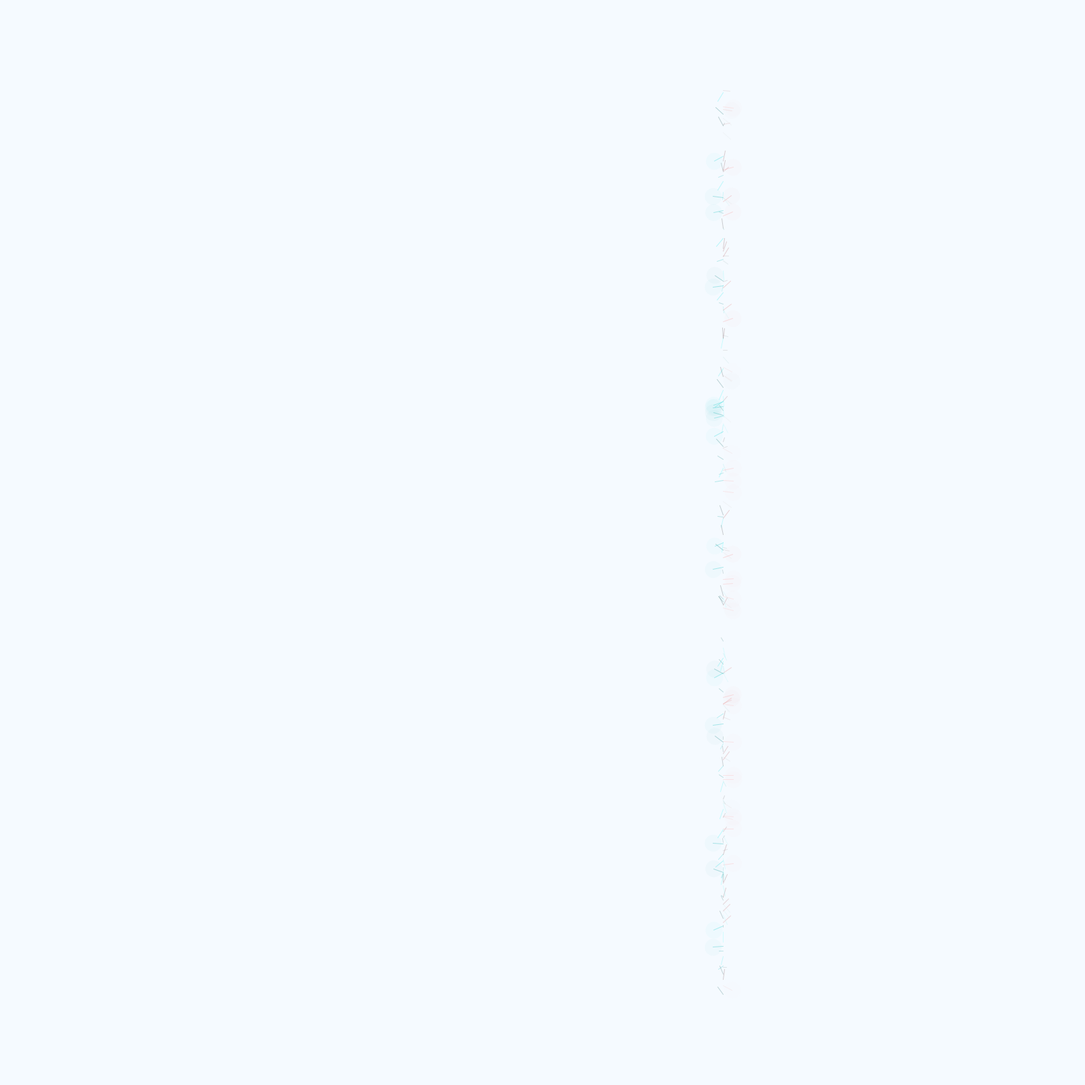
Frame 1 (no input)
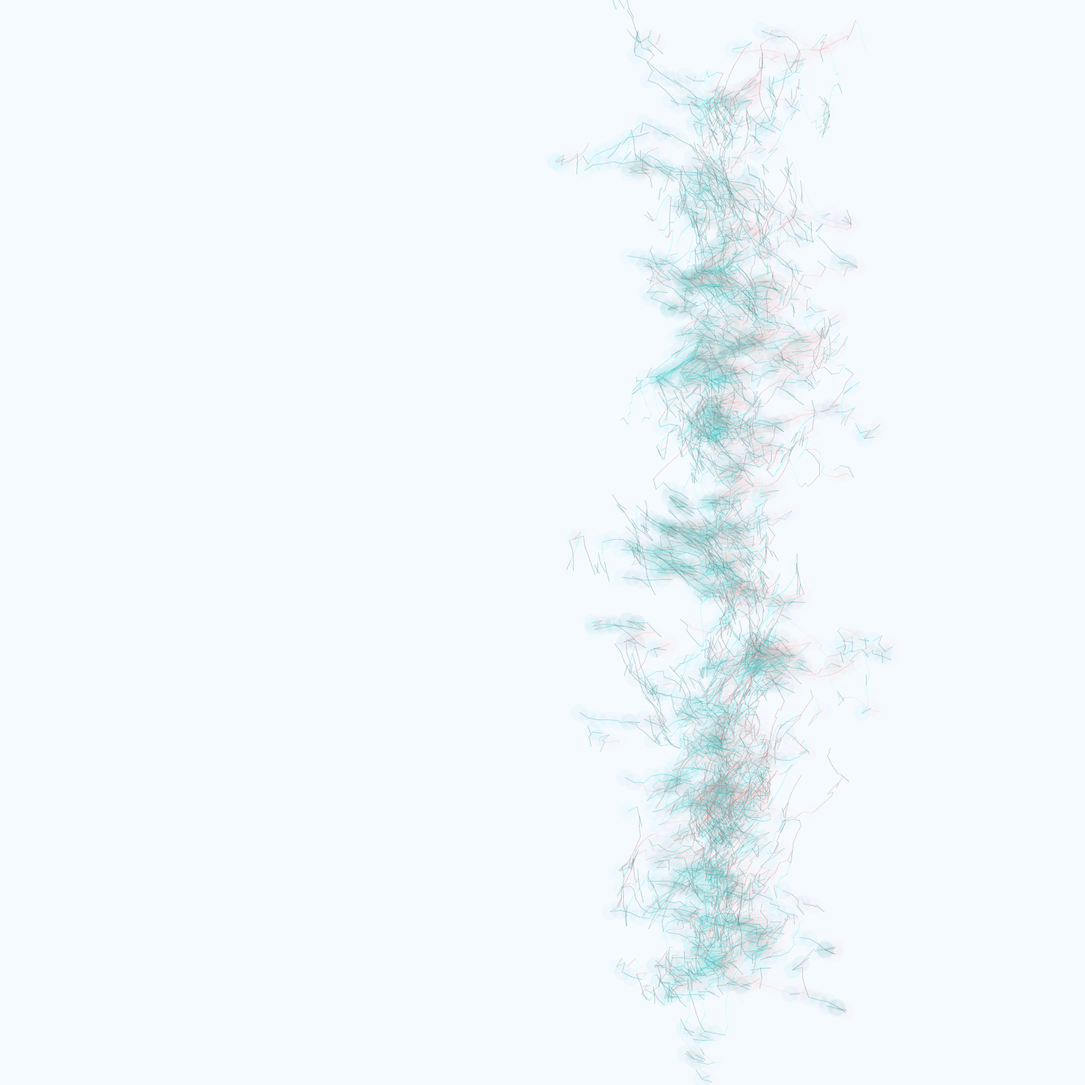
Frame 60 (the mouse pressed at the canvas centre just before this capture)
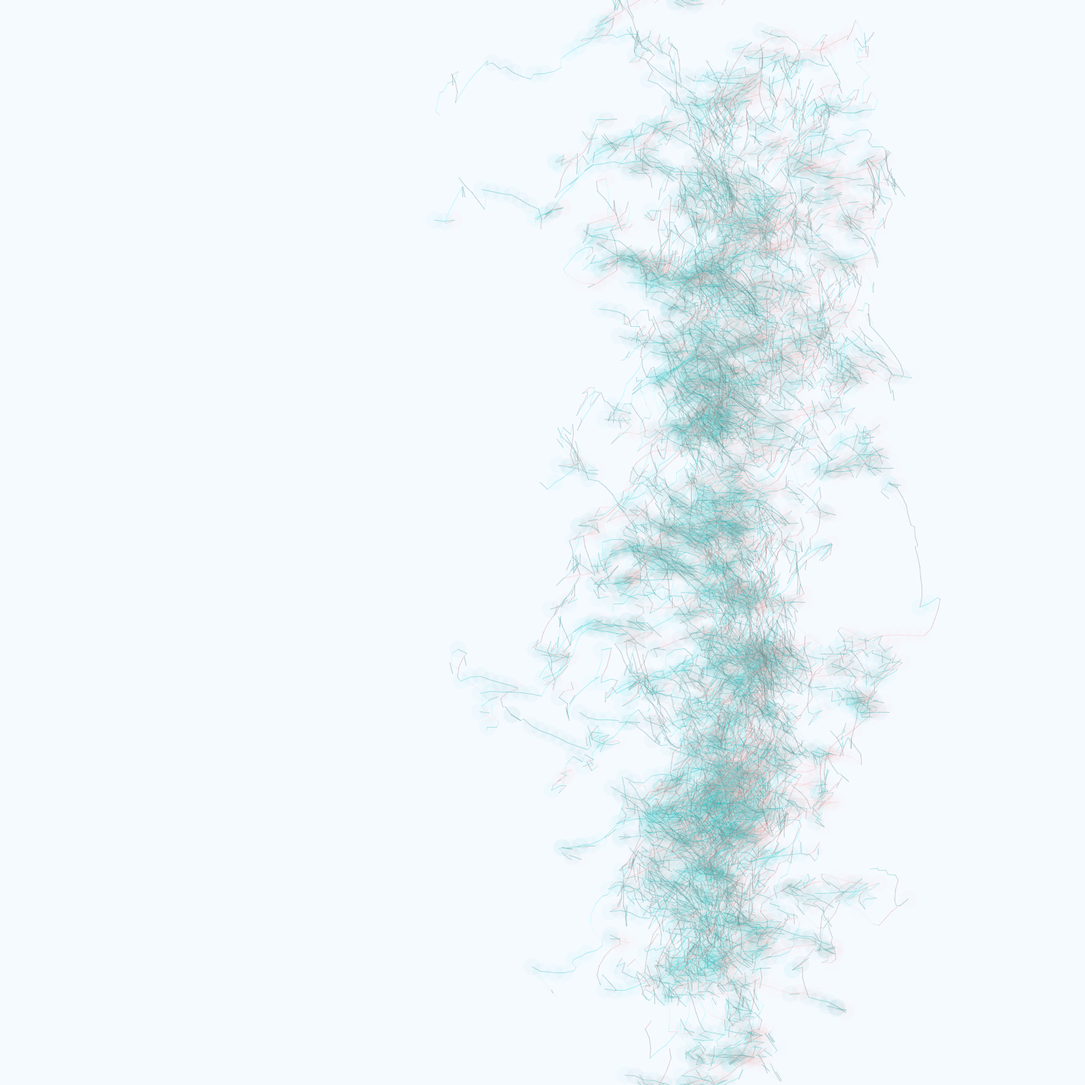
Frame 120 (the mouse held since frame 60 and released just before this capture)

The Processing sketch that drew these frames (run headless with seeded random() and noise(); from frame 60 on, the mouse is pressed at the canvas centre):

// Processing sketch: flow_test3
// ── flow_test3.pde

float row_cell_size;
float col_cell_size;

int x_cnt = 20;
int y_cnt = 20;
int particle_cnt = 200; //more of these makes everything converge on origin

g_particle[] particles;
//int grid_size_x = 50;
//int grid_size_y = 50;
grid_cell[][] cells;

void setup() {
   size(1600,1600);
   background(245,250,255);

    row_cell_size = width / x_cnt;
    col_cell_size = height / y_cnt;
    
    //init grid
    flow_grid grid = new flow_grid(x_cnt, y_cnt);  
    grid.init_grid();
    
    
    //init particles
    particles = new g_particle[particle_cnt];
  
    for(int p = 0; p < particle_cnt; p++) {
        //starting location
        PVector particle_loc = new PVector();
        particle_loc.x = (random(width/1.5, width - width/1.5));
        particle_loc.y = (random(height/12, height - height/12));
        //starting velocity
        PVector v = new PVector();
        v.x = randomGaussian()*12;
        v.y = randomGaussian()*12;
        particles[p] = new g_particle(particle_loc, v); 
    } //p
  
} //setup


void draw() {
  //background(240,240,240);
  //particles
      for(int p = 0; p < particle_cnt; p++) {
        particles[p].get_cell(cells); //find parent cell
        
        particles[p].apply_force(particles[p].parent_cell.cell_dir);
        
        //attract particles
        for(int k = 0; k < particle_cnt; k++) {
            if(k != p) {
              PVector grav = particles[p].attract(particles[k]);
              grav.mult(-1); //repel instead
              particles[p].apply_force(grav);
            }
        }
                  
        particles[p].check_edges();
        particles[p].update();
        
         
         
         particles[p].display();
          
      } //p
      
     //update cells
       for(int i = 0; i < x_cnt; i++) {
          for(int j = 0; j < y_cnt; j++) {
              cells[i][j].update_cell_force();  //make rules about this
          }
       }
       
       //if(frameCount % 100 == 0) { println(frameCount); }
    
} //draw
// ── flow_grid.pde



class flow_grid {
 
  float x_off = 0;
  float y_off = 10000;
  float grid_noise = noise(x_off, y_off);
  float noise_inc_x = 0.01;
  float noise_inc_y = 0.02;
  float grid_vel_scale = 2;

  flow_grid(int _x_cnt, int _y_cnt) {
        cells = new grid_cell[_x_cnt][_y_cnt];    
  }
  
  
  grid_cell add_cell(PVector cent, PVector dir) {
        
     PVector s = new PVector(row_cell_size, col_cell_size);
     float m = 50;     
     
     return new grid_cell(cent, s, dir, m);       
      
  }
  
  void init_grid() {
      //add cells to grid
      for(int i = 0; i < x_cnt; i++) {
        for(int j = 0; j < y_cnt; j++) {
         
            float x_cent = i * row_cell_size  + row_cell_size/2; 
            float y_cent = j * col_cell_size  + col_cell_size/2; 
            PVector centre = new PVector(x_cent, y_cent);
            
            float x = cos(radians(360/(i + 1)));
            float y = sin(radians(360/(j + 1)));
            PVector dir = new PVector(x, y);
            dir.normalize();
            println("x: ", x, " y:", y);
            
            cells[i][j] = add_cell(centre, dir);
            //cells[i][j].display();
           
           
        } //j 
      }  //i
  }//init grid 
  
  
  
}
// ── g_particle.pde
class g_particle {
 
  PVector loc;
  PVector prev_loc;
  PVector vel;
  PVector acc;
  float mass;
  grid_cell parent_cell;
  float topspeed = 15;
  
  g_particle(PVector pos, PVector veloc) {
     loc = pos.copy();
     prev_loc = pos.copy();
     mass = random(2);
     
     vel = veloc.copy();
     acc = new PVector(0,0);
     //vel.x = .5;
     //vel.y = .5;
  }
  
  void display() {
     float r= map(vel.x, -topspeed, topspeed, 0, 255);  
     float g = map(vel.y, -topspeed, topspeed, 100, 255);
     float b = map(vel.y, -topspeed, topspeed, 100, 255);
     float al = map(mass, 0, 75, 80, 20);
     
     stroke(r, g, b, al);
     //ellipse(loc.x, loc.y, 20, 20);
     line(loc.x, loc.y, prev_loc.x, prev_loc.y);
     
     if (vel.x > .8 * topspeed || vel.x <= .8 * topspeed * -1) {
       noStroke();
       fill(r, g, b, al/10);
       ellipse(loc.x, loc.y, 25, 25);
     }
  }
  
  void get_cell(grid_cell[][] cells) {
     
    //println("x: ", cells.length);
    
    for(int x = 0; x < cells.length; x++) {
      for(int y = 0; y < cells.length; y++) {
        
        if(loc.x > cells[x][y].ul.x && loc.x < cells[x][y].br.x &&
             loc.y > cells[x][y].ul.y && loc.y < cells[x][y].br.y) {
               //println("Parent: ", cells[x][y].centre.x, cells[x][y].centre.y);
               parent_cell = cells[x][y];
             }           
        //println(cells[x][y].centre.x, " :: ", cells[x][y].cell_size.y);
        //println("L:", loc.x, "  C: ", cells[x][y].br.x, cells[x][y].ul.x);
         
       } //x
    } //y
  } //get_cell
  
  void apply_force(PVector force) {
     PVector f = PVector.div(force, mass);
     acc.add(f);
  }
  
  PVector attract(g_particle g) {
      PVector dir = PVector.sub(loc, g.loc);
      float dist = dir.mag();
      dir.normalize();
      
      dist = max(dist, 5);
      
      float strength = (1 * mass * g.mass) / (dist * dist);
      dir.mult(strength); // try 20 for arbirtrary strength
      return dir;
  }
  
   void update() {
      prev_loc = loc.get();
            
      vel = vel.add(acc); 
      vel.limit(topspeed);
      vel.limit(-1 * topspeed);
      
      loc.add(vel); 
      
      acc.mult(0);
      
      
   }
    
  void check_edges() {
   //check edges
      if (loc.x > width || loc.x < 0) {
        acc.x *= -1;
        //vel.y *= -1;
      }
      
      if (loc.y > height || loc.y < 0) {
        acc.y *= -1;
        //vel.x *= -1;
      } 
  }
  
  void update_loc() {
      
  }
  
}
// ── grid_cell.pde
class grid_cell {

    PVector centre;
    PVector cell_dir;
    float cell_mag;
    PVector cell_size;
    float grid_rect_display_scale = 0.99; // only for displaying rects in the grid
    PVector ul;
    PVector br;
    float strength;
 
    grid_cell(PVector _centre, PVector c_size, PVector _dir, float _mag) {
        centre = _centre.copy();
        cell_dir = _dir.copy();
        cell_mag = _mag;
        cell_size = c_size.copy();
        
        //scaling factor - power of cell
        strength = randomGaussian()*3 + 5;
        
        ul = new PVector();
        br = new PVector();
        
        ul.x = centre.x - (cell_size.x / 2);
        ul.y = centre.y - (cell_size.y / 2);
        
        br.x = centre.x + (cell_size.x / 2);
        br.y = centre.y + (cell_size.y / 2);
    }
    
    void display() {
       rectMode(CENTER);
       rect(centre.x, centre.y, cell_size.x * grid_rect_display_scale, cell_size.y * grid_rect_display_scale);
       //ellipse(ul.x, ul.y, 10, 10);
       //ellipse(br.x, br.y, 10, 10);
       
       line(centre.x, centre.y, centre.x + cell_dir.x * cell_mag, centre.y + cell_dir.y * cell_mag);
       //PVector vel_disp = cell_dir.copy();
       //vel_disp.mult(5);
       //println("Cell: ", centre.x, centre.y, centre.x + vel_disp.x, centre.y + vel_disp.y);
    }
    
    void update_cell_force() {
     cell_dir.x += randomGaussian()*5;
     cell_dir.y += randomGaussian()*5;
    
     cell_dir.mult(cell_mag);
    
     cell_dir.limit(20);
     cell_dir.limit(-20);
     
    }
    
    
}
